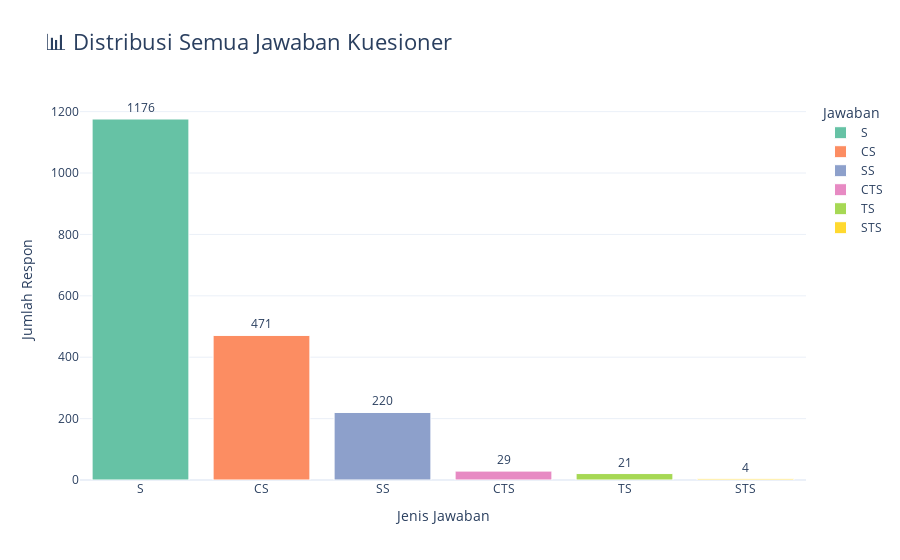

This figure's notebook cell:
### Markdown cell above
## 2. BAR CHART

### Code cell
# Hitung distribusi semua jawaban
all_counts = df[question_cols].stack().value_counts().reset_index()
all_counts.columns = ["Jawaban", "Jumlah"]

# BAR CHART
fig_bar = px.bar(
    all_counts,
    x="Jawaban",
    y="Jumlah",
    color="Jawaban",
    text="Jumlah",
    title="📊 Distribusi Semua Jawaban Kuesioner",
    color_discrete_sequence=px.colors.qualitative.Set2
)

fig_bar.update_layout(
    title_font_size=22,
    xaxis_title="Jenis Jawaban",
    yaxis_title="Jumlah Respon",
)
fig_bar.update_traces(textposition="outside", marker=dict(line=dict(width=1)))
fig_bar.show()

### Figure 1 — Plotly figure (JSON) as saved in the notebook; plotly's stock layout.template omitted (floating-point values rounded to 4 significant figures)
{"data": [{"hovertemplate": "Jawaban=%{x}<br>Jumlah=%{text}<extra></extra>", "legendgroup": "S", "marker": {"color": "rgb(102,194,165)", "line": {"width": 1}, "pattern": {"shape": ""}}, "name": "S", "orientation": "v", "showlegend": true, "text": [1176.0], "textposition": "outside", "type": "bar", "x": ["S"], "xaxis": "x", "y": [1176], "yaxis": "y"}, {"hovertemplate": "Jawaban=%{x}<br>Jumlah=%{text}<extra></extra>", "legendgroup": "CS", "marker": {"color": "rgb(252,141,98)", "line": {"width": 1}, "pattern": {"shape": ""}}, "name": "CS", "orientation": "v", "showlegend": true, "text": [471.0], "textposition": "outside", "type": "bar", "x": ["CS"], "xaxis": "x", "y": [471], "yaxis": "y"}, {"hovertemplate": "Jawaban=%{x}<br>Jumlah=%{text}<extra></extra>", "legendgroup": "SS", "marker": {"color": "rgb(141,160,203)", "line": {"width": 1}, "pattern": {"shape": ""}}, "name": "SS", "orientation": "v", "showlegend": true, "text": [220.0], "textposition": "outside", "type": "bar", "x": ["SS"], "xaxis": "x", "y": [220], "yaxis": "y"}, {"hovertemplate": "Jawaban=%{x}<br>Jumlah=%{text}<extra></extra>", "legendgroup": "CTS", "marker": {"color": "rgb(231,138,195)", "line": {"width": 1}, "pattern": {"shape": ""}}, "name": "CTS", "orientation": "v", "showlegend": true, "text": [29.0], "textposition": "outside", "type": "bar", "x": ["CTS"], "xaxis": "x", "y": [29], "yaxis": "y"}, {"hovertemplate": "Jawaban=%{x}<br>Jumlah=%{text}<extra></extra>", "legendgroup": "TS", "marker": {"color": "rgb(166,216,84)", "line": {"width": 1}, "pattern": {"shape": ""}}, "name": "TS", "orientation": "v", "showlegend": true, "text": [21.0], "textposition": "outside", "type": "bar", "x": ["TS"], "xaxis": "x", "y": [21], "yaxis": "y"}, {"hovertemplate": "Jawaban=%{x}<br>Jumlah=%{text}<extra></extra>", "legendgroup": "STS", "marker": {"color": "rgb(255,217,47)", "line": {"width": 1}, "pattern": {"shape": ""}}, "name": "STS", "orientation": "v", "showlegend": true, "text": [4.0], "textposition": "outside", "type": "bar", "x": ["STS"], "xaxis": "x", "y": [4], "yaxis": "y"}], "layout": {"barmode": "relative", "legend": {"title": {"text": "Jawaban"}, "tracegroupgap": 0}, "title": {"font": {"size": 22}, "text": "📊 Distribusi Semua Jawaban Kuesioner"}, "xaxis": {"anchor": "y", "categoryarray": ["S", "CS", "SS", "CTS", "TS", "STS"], "categoryorder": "array", "domain": [0, 1], "title": {"text": "Jenis Jawaban"}}, "yaxis": {"anchor": "x", "domain": [0, 1], "title": {"text": "Jumlah Respon"}}}}
